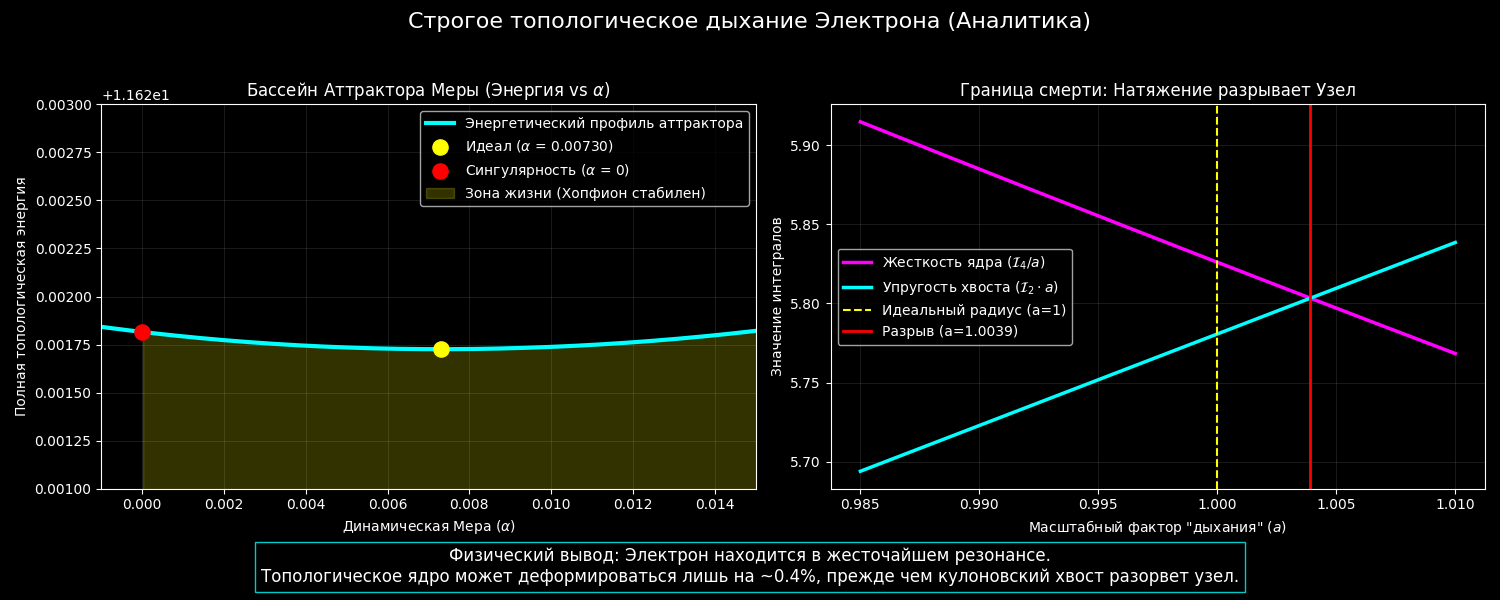

Here is the Python script that generated this plot:
import numpy as np
import matplotlib.pyplot as plt

print("="*65)
print(" АНАЛИТИЧЕСКИЙ АТТРАКТОР МЕРЫ (СТРОГОЕ МАСШТАБИРОВАНИЕ)")
print("="*65)

# Идеальные значения из точного BVP-решения
I2_base = 5.780647
I4_base = 5.825971
I0_base = 2.070358
alpha_ideal = 0.00729735

# Параметр масштаба 'a'. 
# a = 1.0 : идеальное состояние (0 Кельвинов)
# a > 1.0 : среда растягивает электрон
# a < 1.0 : среда сжимает электрон
a_vals = np.linspace(0.985, 1.01, 1000)

# Строгие аналитические функции деформации
def E_total(a):
    return a * I2_base + (1/a) * I4_base + (a**3) * alpha_ideal * I0_base

def dynamic_alpha(a):
    return (I4_base/a - I2_base*a) / (3 * I0_base * a**3)

energies = E_total(a_vals)
dyn_alphas = dynamic_alpha(a_vals)

# =====================================================================
# АНАЛИТИКА: ИЩЕМ ГРАНИЦУ РАЗРУШЕНИЯ
# =====================================================================
E_min = np.min(energies)
min_idx = np.argmin(energies)

# Граница смерти: когда упругость хвоста разрывает жесткость ядра
# I4 / a == I2 * a  =>  a^2 = I4 / I2
a_death = np.sqrt(I4_base / I2_base)
E_death = E_total(a_death)

print(f"Центр Аттрактора (Идеал): a = 1.0000, α = {alpha_ideal:.6f}")
print(f"Энергия в центре        : {E_min:.6f} (Безразмерных единиц)\n")

print(f"ГРАНИЦА РАЗРУШЕНИЯ (СМЕРТЬ ЭЛЕКТРОНА):")
print(f"Критическое растяжение  : a = {a_death:.6f}")
print(f"Увеличение радиуса на   : {(a_death - 1)*100:.3f}%")
print(f"Динамическая α в этой т.: 0.000000")
print("Вывод: Парковочный слот феноменально узок! Вакуум может растянуть")
print("ядро электрона всего на ~0.4%, прежде чем оно аннигилирует.")
print("="*65)

# =====================================================================
# ВИЗУАЛИЗАЦИЯ
# =====================================================================
plt.style.use('dark_background')
fig, (ax1, ax2) = plt.subplots(1, 2, figsize=(15, 6))
fig.suptitle('Строгое топологическое дыхание Электрона (Аналитика)', fontsize=16)

# График 1: Энергетическая Яма
ax1.plot(dyn_alphas, energies, color='cyan', lw=3, label='Энергетический профиль аттрактора')
ax1.scatter([alpha_ideal], [E_min], color='yellow', s=120, zorder=5, label=f'Идеал ($\\alpha$ = {alpha_ideal:.5f})')
ax1.scatter([0], [E_death], color='red', s=120, zorder=5, label='Сингулярность ($\\alpha$ = 0)')

# Закраска парковочного слота
valid_idx = np.where(dyn_alphas >= 0)[0]
ax1.fill_between(dyn_alphas[valid_idx], E_min*0.99, energies[valid_idx], color='yellow', alpha=0.2, label='Зона жизни (Хопфион стабилен)')

ax1.set_title('Бассейн Аттрактора Меры (Энергия vs $\\alpha$)')
ax1.set_xlabel('Динамическая Мера ($\\alpha$)')
ax1.set_ylabel('Полная топологическая энергия')
ax1.set_xlim(-0.001, 0.015)
ax1.set_ylim(11.621, 11.623)
ax1.grid(color='white', alpha=0.1)
ax1.legend()

# График 2: Битва Интегралов
I4_dyn = I4_base / a_vals
I2_dyn = I2_base * a_vals

ax2.plot(a_vals, I4_dyn, color='magenta', lw=2.5, label='Жесткость ядра ($\\mathcal{I}_4/a$)')
ax2.plot(a_vals, I2_dyn, color='cyan', lw=2.5, label='Упругость хвоста ($\\mathcal{I}_2 \\cdot a$)')
ax2.axvline(1.0, color='yellow', linestyle='--', label='Идеальный радиус (a=1)')
ax2.axvline(a_death, color='red', linestyle='-', lw=2, label=f'Разрыв (a={a_death:.4f})')

ax2.set_title('Граница смерти: Натяжение разрывает Узел')
ax2.set_xlabel('Масштабный фактор "дыхания" ($a$)')
ax2.set_ylabel('Значение интегралов')
ax2.grid(color='white', alpha=0.1)
ax2.legend()

# Плашка с выводом
fig.text(0.5, 0.03, "Физический вывод: Электрон находится в жесточайшем резонансе.\nТопологическое ядро может деформироваться лишь на ~0.4%, прежде чем кулоновский хвост разорвет узел.", 
         ha='center', fontsize=12, bbox=dict(facecolor='black', alpha=0.8, edgecolor='cyan'))

plt.tight_layout(rect=[0, 0.08, 1, 0.95])
plt.show()
